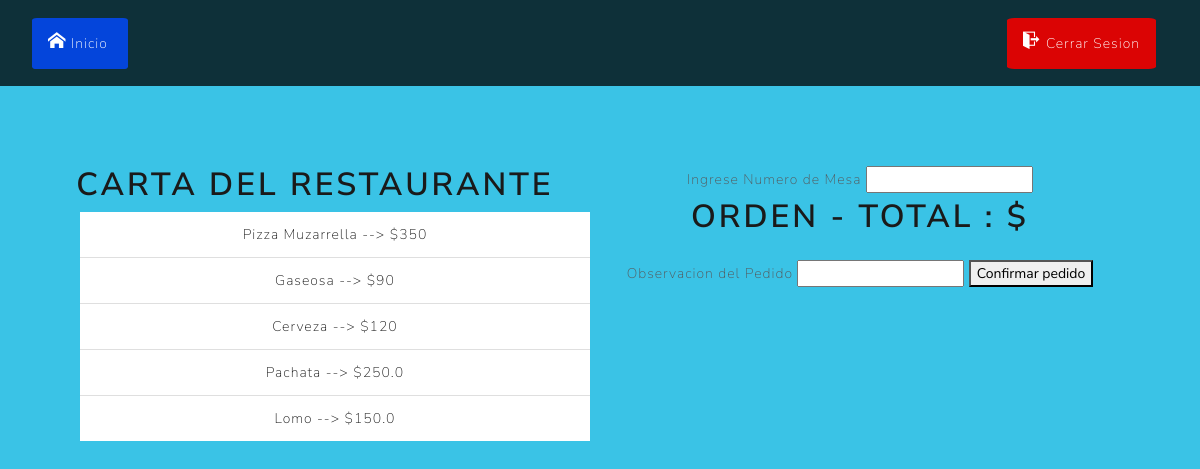
/registrarPedido (signed in), run on the app's committed database.
### models.py (models this page shows)
class Productos (basedatos.Model):
    __tablename__="productos"
    NumProducto= basedatos.Column(basedatos.Integer,primary_key=True)
    Nombre= basedatos.Column(basedatos.String(120),nullable=False)
    PrecioUnitario= basedatos.Column(basedatos.Float,nullable=False)

### app.py (the view)
@app.route("/registrarPedido")
def registarPedido ():
    if "DNI" in session:
        if session["Tipo"] == "Mozo":
            productos = Productos.query.all()
            return render_template('registar_pedido_mozo.html', productos=productos)
        else:
            if session["Tipo"] == "Cocinero":
                pedidos = ItemsPedidos.query.all()
                return render_template('listar_pedidos_cocinero.html', pedidos=pedidos)
    else:
        listapedidos.clear()
        listaprecios.clear()
        return redirect(url_for('login'))

### Templates/registar_pedido_mozo.html (shortened to what this page needs)
{% extends "base_template2.html" %}
{% block content %}
<div id="Registro">
    <div class="container" style="margin: auto; margin-top: 70px;height: 100%;">
        <div class="row" style="display: flex;">
            <div class="column" style="flex: 50%; padding: 10px;height: 300px;">
                <div style="text-align: center;">
                    <h1>CARTA DEL RESTAURANTE</h1>
                    <ul class="list-group-flush">
                        {% if productos %}
                        {% for producto in productos %}
                        <li class="list-group-item">
                            <a href="{{ url_for ( 'Listar',nombre= producto.Nombre,precio=producto.PrecioUnitario ) }}">
                                {{producto.Nombre}} --> ${{producto.PrecioUnitario}}
                            </a>
                        </li>
                        {% endfor %}
                        {% else %}
                        <li class="list-group-item">
                            <h1>No se han encontrado productos</h1>
                        </li>
                        {% endif %}
                    </ul>
                </div>
            </div>
            <div class="column" style="flex: 50%; padding: 10px;height: 300px; max-height: 300px;">
                <form style="text-align: center; border-radius: 90px; width: 500px;"
                    action="{{ url_for('Nuevopedido') }}" method="POST">
                    <label for="Mesa" class="justify-center">Ingrese Numero de Mesa</label>
                    <input type="number" name="Mesa">
                    <div class="justify-content-center align-self-center w-100">
                        <h1 style="text-align: center;">
                            Orden - Total : $ {{ total }} </h1>
                    </div>
                    <label for="observacion" style="bottom:85px;">Observacion del Pedido</label>
                    <input type="text" name="observacion" id="observacion" style="bottom:90px; right: 100px;">
                    <button type="submit" id="confirmar" style="bottom:100px;">Confirmar pedido</button>
            </div>
        </div>
    </div>
</div>
{% endblock %}

### data on the page
Productos: Nombre "Pizza Muzarrella", PrecioUnitario "350"
Productos: Nombre "Gaseosa", PrecioUnitario "90"
Productos: Nombre "Cerveza", PrecioUnitario "120"
Productos: Nombre "Pachata", PrecioUnitario "250.0"
Productos: Nombre "Lomo", PrecioUnitario "150.0"
